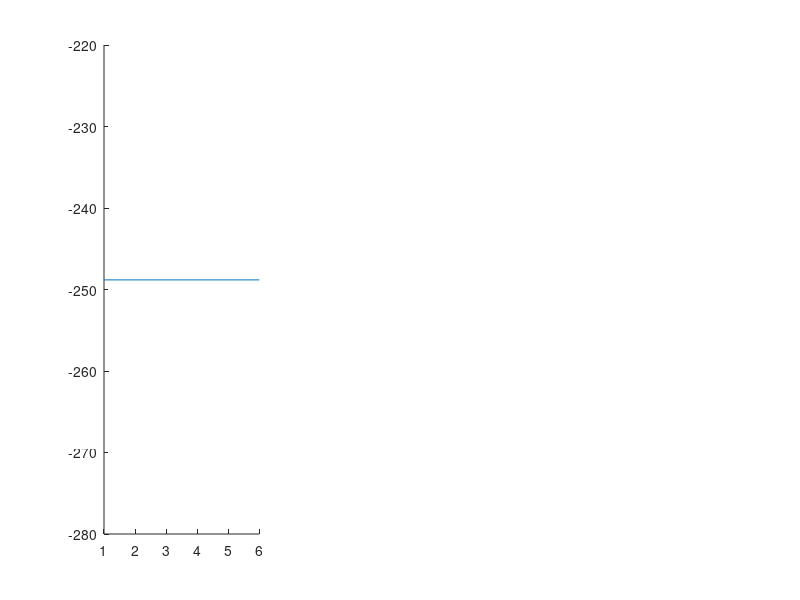

MATLAB code to generate this figure: (Note: this script raises an error after producing the figure.)
figure();
subplot(1,3,1);
hold on
m_values=[1,2,3,4,5,6];
%nll = -2029.864; % mauna full GP
%nll = 83.864; % solar full GP
nll = 248.82; % concrete full GP
plot(m_values,-nll*ones(size(m_values)));
plot(m_values,ml);

scatter(reshape(repmat(m_values,10,1),60,1),reshape(lb_table,60,1),'gx');
set(gca,'XTick',[1 2 3 4 5 6]);
set(gca,'XTickLabel',[10 20 40 80 160 320]);
legend('fullGP','exact','Var LB')
ylabel('marginal log lkhd')
xlabel('m')
hold off

subplot(1,3,2);
hold on
plot(m_values,nld,'linewidth',2);
plot(m_values,naive_nld_table,'linewidth',1);
%scatter(reshape(repmat(m_values,10,1),60,1),reshape(rff_nld_table,60,1),'x');
set(gca,'XTick',[1 2 3 4 5 6]);
set(gca,'XTickLabel',[10 20 40 80 160 320]);
%legend('exact','Nystrom NLD UB','RFF NLD UB')
legend('exact','Nystrom NLD UB')
ylabel('NLD')
xlabel('m')
hold off

subplot(1,3,3);
hold on
plot(m_values,nip);
plot(m_values,cg_obj_table);
plot(m_values,pcg_obj_table,'linewidth',3);
plot(m_values,pcg_objf_table,'linewidth',2);
plot(m_values,pcg_objp_table,'linewidth',1);
set(gca,'XTick',[1 2 3 4 5 6]);
set(gca,'XTickLabel',[10 20 40 80 160 320]);
legend('exact','CG','PCG Nys','PCG FIC','PCG PIC')
xlabel('m')
ylabel('NIP')
hold off
